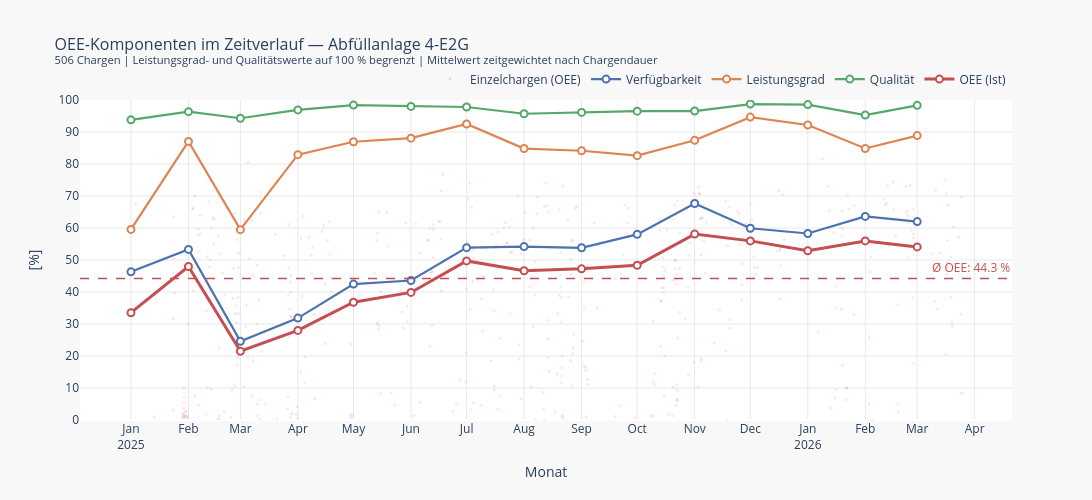

The notebook cell saved with this chart:
### Markdown cell above
## 3 · OEE-Komponenten im Zeitverlauf

### Code cell
# Zeitgewichtete monatliche Komponentenaggregation.
pct_cols = ["oee_pct", "availability_pct", "performance_pct", "quality_pct"]
monthly_comp = (
    df_line.groupby("month")
    .apply(lambda x: pd.Series({
        col: np.average(x[col], weights=x["duration_min"])
        for col in pct_cols
    }))
    .reset_index()
)
monthly_comp["month_dt"] = monthly_comp["month"].dt.to_timestamp()

COMP = {
    "availability_pct": {"name": "Verfügbarkeit", "color": "#4C72B0", "dash": None,  "width": 2.2},
    "performance_pct":  {"name": "Leistungsgrad", "color": "#DD8452", "dash": None,  "width": 2.2},
    "quality_pct":      {"name": "Qualität",      "color": "#55A868", "dash": None,  "width": 2.2},
    "oee_pct":          {"name": "OEE (Ist)",     "color": "#C44E52", "dash": None,  "width": 3.0},
}

fig_comp = go.Figure()

# Einzelchargen als sehr kleine Punkte im Hintergrund (nur OEE).
fig_comp.add_trace(go.Scatter(
    x=df_line["start"], y=df_line["oee_pct"],
    mode="markers", name="Einzelchargen (OEE)",
    marker=dict(color="#C44E52", size=3, opacity=0.12),
    hovertemplate="Datum: %{x|%d.%m.%Y}<br>OEE: %{y:.1f} %<extra>Einzelcharge</extra>",
))

for comp_col, cfg in COMP.items():
    if comp_col not in monthly_comp.columns:
        continue
    line_cfg = dict(color=cfg["color"], width=cfg["width"])
    if cfg["dash"]:
        line_cfg["dash"] = cfg["dash"]
    fig_comp.add_trace(go.Scatter(
        x=monthly_comp["month_dt"], y=monthly_comp[comp_col],
        mode="lines+markers", name=cfg["name"],
        line=line_cfg,
        marker=dict(size=7, color="white", line=dict(color=cfg["color"], width=2)),
        hovertemplate=(
            f"<b>%{{x|%B %Y}}</b><br>{cfg['name']}: %{{y:.1f}} %<extra></extra>"
        ),
    ))

fig_comp.add_hline(
    y=overall_mean,
    line=dict(color="#C44E52", width=1.5, dash="dash"),
    annotation_text=f"Ø OEE: {overall_mean:.1f} %",
    annotation_position="top right",
    annotation_font=dict(color="#C44E52", size=12),
)

fig_comp.update_layout(
    title=dict(
        text=(
            f"OEE-Komponenten im Zeitverlauf — {LINE_LABEL}<br>"
            f"<sup>{len(df_line)} Chargen | Leistungsgrad- und Qualitätswerte auf 100 % begrenzt "
            f"| Mittelwert zeitgewichtet nach Chargendauer</sup>"
        ),
        font=dict(size=16),
    ),
    xaxis=dict(title="Monat", tickformat="%b\n%Y", dtick="M1",
               showgrid=True, gridcolor="#e8e8e8"),
    yaxis=dict(title="[%]", range=[0, 100], tickvals=list(range(0, 101, 10)),
               showgrid=True, gridcolor="#e8e8e8"),
    legend=dict(orientation="h", yanchor="bottom", y=1.02, xanchor="right", x=1,
                font=dict(size=12)),
    plot_bgcolor="white", paper_bgcolor="#f8f8f8",
    width=1100, height=500, hovermode="x unified",
)
fig_comp.show()

### Figure 1 — Plotly figure (JSON) as saved in the notebook; plotly's stock layout.template omitted (floating-point values rounded to 4 significant figures; data arrays with more than 128 entries replaced by an {"elided": "..."} marker saying what was removed)
{"data": [{"hovertemplate": "Datum: %{x|%d.%m.%Y}<br>OEE: %{y:.1f} %<extra>Einzelcharge</extra>", "marker": {"color": "#C44E52", "opacity": 0.12, "size": 3}, "mode": "markers", "name": "Einzelchargen (OEE)", "type": "scatter", "x": {"elided": "506 str values"}, "y": {"elided": "506 float values"}}, {"hovertemplate": "<b>%{x|%B %Y}</b><br>Verfügbarkeit: %{y:.1f} %<extra></extra>", "line": {"color": "#4C72B0", "width": 2.2}, "marker": {"color": "white", "line": {"color": "#4C72B0", "width": 2}, "size": 7}, "mode": "lines+markers", "name": "Verfügbarkeit", "type": "scatter", "x": ["2025-01-01T00:00:00.000000", "2025-02-01T00:00:00.000000", "2025-03-01T00:00:00.000000", "2025-04-01T00:00:00.000000", "2025-05-01T00:00:00.000000", "2025-06-01T00:00:00.000000", "2025-07-01T00:00:00.000000", "2025-08-01T00:00:00.000000", "2025-09-01T00:00:00.000000", "2025-10-01T00:00:00.000000", "2025-11-01T00:00:00.000000", "2025-12-01T00:00:00.000000", "2026-01-01T00:00:00.000000", "2026-02-01T00:00:00.000000", "2026-03-01T00:00:00.000000"], "y": [46.31, 53.32, 24.58, 31.84, 42.47, 43.59, 53.86, 54.2, 53.81, 58.01, 67.65, 59.91, 58.28, 63.61, 62.0]}, {"hovertemplate": "<b>%{x|%B %Y}</b><br>Leistungsgrad: %{y:.1f} %<extra></extra>", "line": {"color": "#DD8452", "width": 2.2}, "marker": {"color": "white", "line": {"color": "#DD8452", "width": 2}, "size": 7}, "mode": "lines+markers", "name": "Leistungsgrad", "type": "scatter", "x": ["2025-01-01T00:00:00.000000", "2025-02-01T00:00:00.000000", "2025-03-01T00:00:00.000000", "2025-04-01T00:00:00.000000", "2025-05-01T00:00:00.000000", "2025-06-01T00:00:00.000000", "2025-07-01T00:00:00.000000", "2025-08-01T00:00:00.000000", "2025-09-01T00:00:00.000000", "2025-10-01T00:00:00.000000", "2025-11-01T00:00:00.000000", "2025-12-01T00:00:00.000000", "2026-01-01T00:00:00.000000", "2026-02-01T00:00:00.000000", "2026-03-01T00:00:00.000000"], "y": [59.55, 87.07, 59.48, 82.92, 86.96, 88.08, 92.51, 84.83, 84.14, 82.61, 87.4, 94.65, 92.19, 84.85, 88.88]}, {"hovertemplate": "<b>%{x|%B %Y}</b><br>Qualität: %{y:.1f} %<extra></extra>", "line": {"color": "#55A868", "width": 2.2}, "marker": {"color": "white", "line": {"color": "#55A868", "width": 2}, "size": 7}, "mode": "lines+markers", "name": "Qualität", "type": "scatter", "x": ["2025-01-01T00:00:00.000000", "2025-02-01T00:00:00.000000", "2025-03-01T00:00:00.000000", "2025-04-01T00:00:00.000000", "2025-05-01T00:00:00.000000", "2025-06-01T00:00:00.000000", "2025-07-01T00:00:00.000000", "2025-08-01T00:00:00.000000", "2025-09-01T00:00:00.000000", "2025-10-01T00:00:00.000000", "2025-11-01T00:00:00.000000", "2025-12-01T00:00:00.000000", "2026-01-01T00:00:00.000000", "2026-02-01T00:00:00.000000", "2026-03-01T00:00:00.000000"], "y": [93.79, 96.36, 94.31, 96.91, 98.41, 98.0, 97.82, 95.7, 96.12, 96.52, 96.55, 98.74, 98.57, 95.29, 98.32]}, {"hovertemplate": "<b>%{x|%B %Y}</b><br>OEE (Ist): %{y:.1f} %<extra></extra>", "line": {"color": "#C44E52", "width": 3}, "marker": {"color": "white", "line": {"color": "#C44E52", "width": 2}, "size": 7}, "mode": "lines+markers", "name": "OEE (Ist)", "type": "scatter", "x": ["2025-01-01T00:00:00.000000", "2025-02-01T00:00:00.000000", "2025-03-01T00:00:00.000000", "2025-04-01T00:00:00.000000", "2025-05-01T00:00:00.000000", "2025-06-01T00:00:00.000000", "2025-07-01T00:00:00.000000", "2025-08-01T00:00:00.000000", "2025-09-01T00:00:00.000000", "2025-10-01T00:00:00.000000", "2025-11-01T00:00:00.000000", "2025-12-01T00:00:00.000000", "2026-01-01T00:00:00.000000", "2026-02-01T00:00:00.000000", "2026-03-01T00:00:00.000000"], "y": [33.53, 47.96, 21.5, 28.0, 36.81, 39.86, 49.72, 46.66, 47.24, 48.37, 58.1, 55.97, 52.88, 55.96, 54.08]}], "layout": {"annotations": [{"font": {"color": "#C44E52", "size": 12}, "showarrow": false, "text": "Ø OEE: 44.3 %", "x": 1, "xanchor": "right", "xref": "x domain", "y": 44.25, "yanchor": "bottom", "yref": "y"}], "height": 500, "hovermode": "x unified", "legend": {"font": {"size": 12}, "orientation": "h", "x": 1, "xanchor": "right", "y": 1.02, "yanchor": "bottom"}, "paper_bgcolor": "#f8f8f8", "plot_bgcolor": "white", "shapes": [{"line": {"color": "#C44E52", "dash": "dash", "width": 1.5}, "type": "line", "x0": 0, "x1": 1, "xref": "x domain", "y0": 44.25, "y1": 44.25, "yref": "y"}], "title": {"font": {"size": 16}, "text": "OEE-Komponenten im Zeitverlauf — Abfüllanlage 4-E2G<br><sup>506 Chargen | Leistungsgrad- und Qualitätswerte auf 100 % begrenzt | Mittelwert zeitgewichtet nach Chargendauer</sup>"}, "width": 1100, "xaxis": {"dtick": "M1", "gridcolor": "#e8e8e8", "showgrid": true, "tickformat": "%b\n%Y", "title": {"text": "Monat"}}, "yaxis": {"gridcolor": "#e8e8e8", "range": [0, 100], "showgrid": true, "tickvals": [0, 10, 20, 30, 40, 50, 60, 70, 80, 90, 100], "title": {"text": "[%]"}}}}
